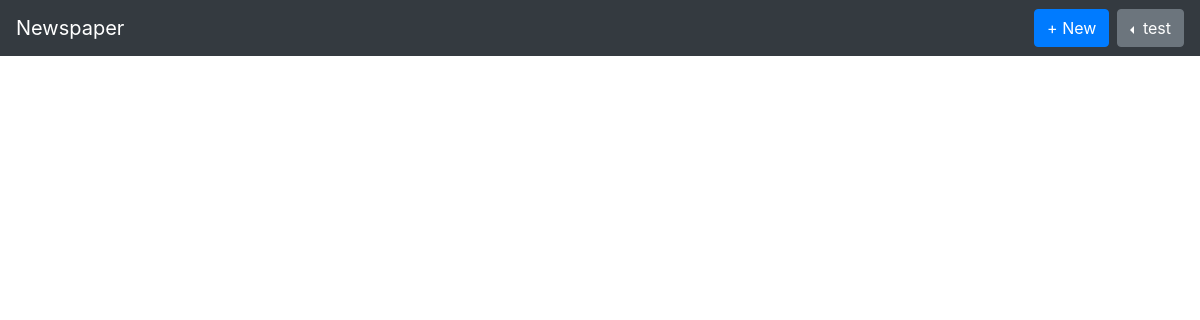
The page /articles/ (signed in) on the database as committed earlier.
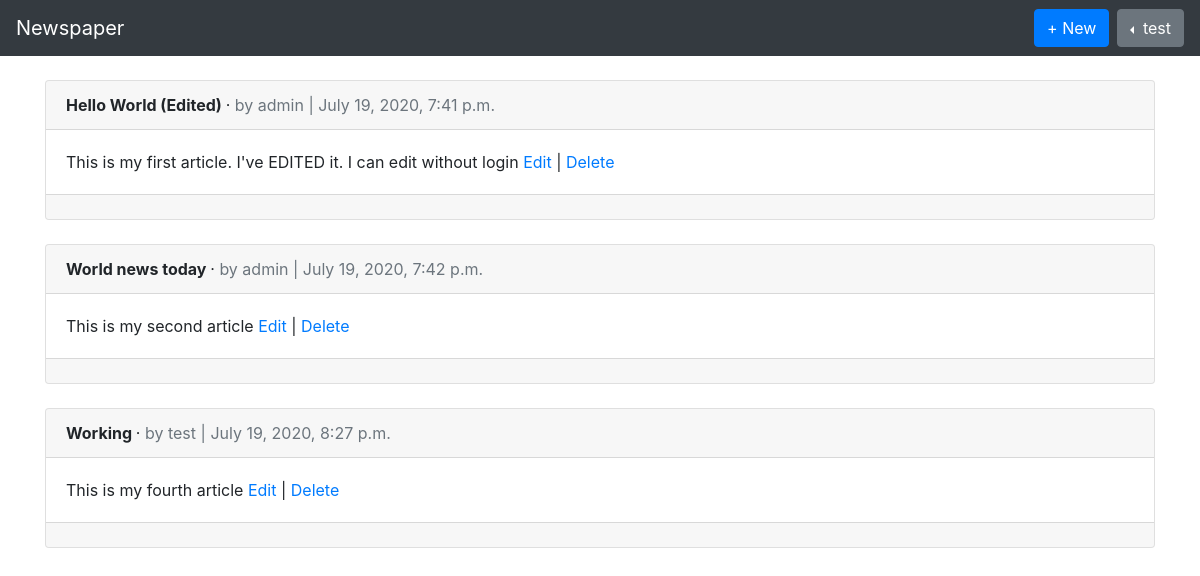
The same page on the database as committed later.
### users/models.py (models this page shows)
class CustomUser(AbstractUser):
    age = models.PositiveIntegerField(null=True, blank=True)

### articles/models.py (models this page shows, shortened)
class Article(models.Model):
    title = models.CharField(max_length=255)
    body = models.TextField()
    date = models.DateTimeField(auto_now_add=True)
    author = models.ForeignKey(
        get_user_model(),
        on_delete=models.CASCADE,
    )

### articles/views.py (the view)
# urls.py: path('', ArticlesListView.as_view(), name='article_list'),
class ArticlesListView(LoginRequiredMixin, ListView):
    model = Article
    template_name = 'article_list.html'
    login_url = 'login'

### templates/article_list.html (shortened to what this page needs)
{% extends 'base.html' %}
{% block content %}
    {% for article in object_list %}
        <div class="card">
            <div class="card-header">
                <span class="font-weight-bold">
                {{ article.title }}
                </span> &middot;
                <span class="text-muted">
                    by {{ article.author }} | {{ article.date }}
                </span>
            </div>
            <div class="card-body">
                {{ article.body }}
                <a href="{% url 'article_edit' pk=article.pk %}">Edit</a> |
                <a href="{% url 'article_delete' pk=article.pk %}">Delete</a>
            </div>
            <div class="card-footer">
            </div>
        </div>
        <br>
    {% endfor %}
{% endblock content %}

### templates/base.html (shortened to what this page needs)
<!DOCTYPE html>
<html lang="en">
<head>
    <link rel="stylesheet" href="https://stackpath.bootstrapcdn.com/bootstrap/4.5.0/css/bootstrap.min.css">
</head>
<body>
    {% include 'navbar.html' %}
    <div class="container">
        {% block content %}
        {% endblock content %}
    </div>
</body>
</html>

### templates/navbar.html (shortened to what this page needs)
<nav class="navbar navbar-expand-md navbar-dark bg-dark mb-4">
    <a href="{% url 'home' %}" class="navbar-brand">Newspaper</a>
    <div class="collapse navbar-collapse" id="navbarCollapse">
        {% if user.is_authenticated %}
            <ul class="navbar-nav ml-auto">
                <li>
                    <a href="{% url 'article_new' %}" class="btn btn-primary mr-2">+ New</a>
                </li>
                <li>
                    <div class="btn-group dropleft">
                        <button class="btn btn-secondary dropdown-toggle" type="button" id="dropdownMenuButton" data-toggle="dropdown" aria-haspopup="true" aria-expanded="false">
                            {{ user.username }}
                        </button>
                      </div>
                </li>
            </ul>
        {% else %}
            <form action="" class="form-inline ml-auto">
                <a href="{% url 'login' %}" class="btn btn-outline-secondary">Log In</a>
                <a href="{% url 'signup' %}" class="btn btn-primary ml-2">Sign Up</a>
            </form>
        {% endif %}
    </div>
</nav>

Rows that differ between the two databases and show on the page:
added Article: title "Hello World (Edited)", author "admin", date "July 19, 2020, 7:41 p.m.", body "This is my first article. I've EDITED it. I can edit without login"
added Article: title "World news today", author "admin", date "July 19, 2020, 7:42 p.m.", body "This is my second article"
added Article: title "Working", author "test", date "July 19, 2020, 8:27 p.m.", body "This is my fourth article"
